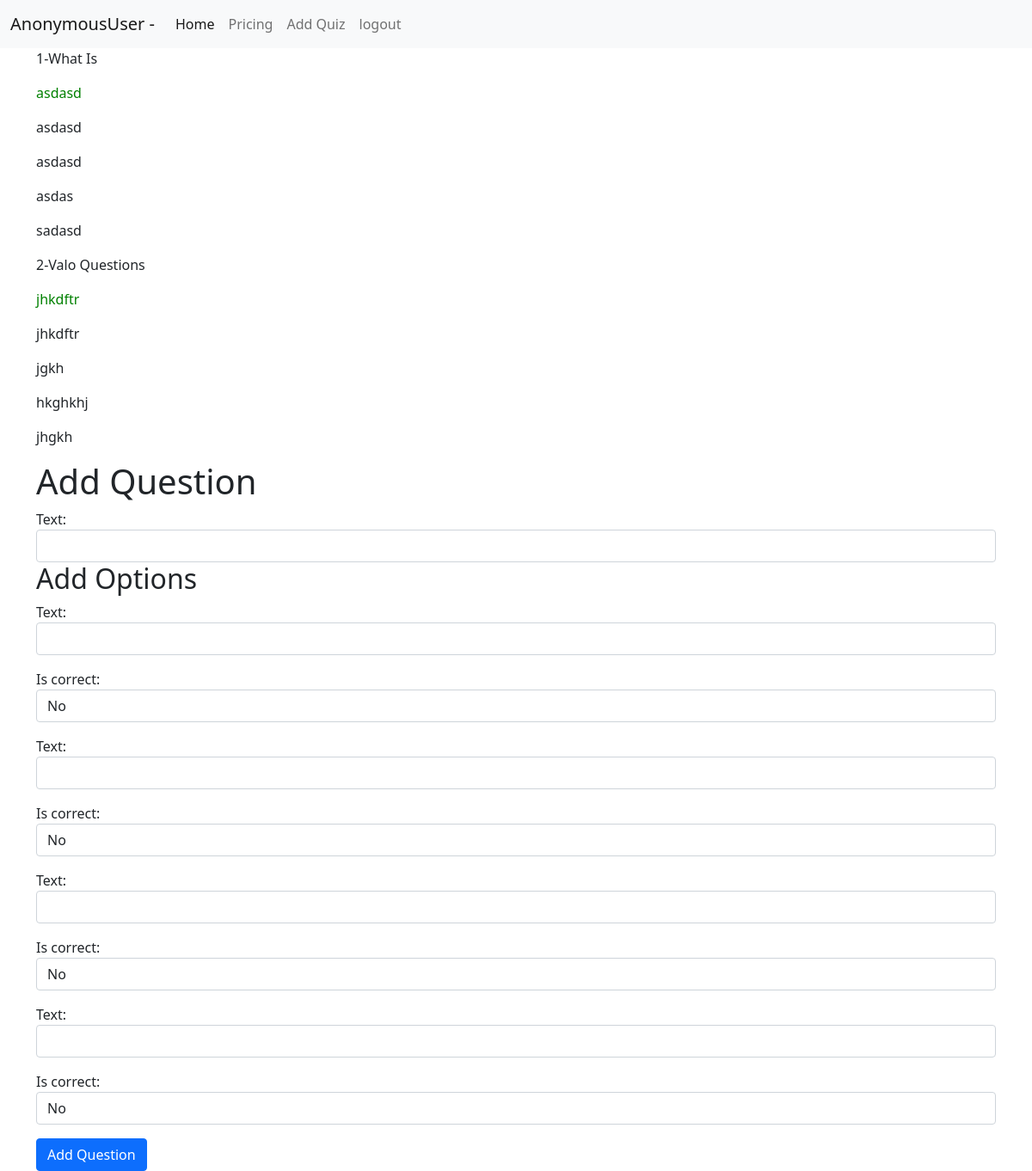
Screenshot of /addQuestion/1/ with the database file from the repository.
### quizApp/models.py (models this page shows, shortened)
class QuestionModel(models.Model):
    quiz = models.ForeignKey(QuizModel, on_delete=models.CASCADE, related_name='questions')
    text = models.CharField(max_length=30,null=True)

class OptionModel(models.Model):
    question = models.ForeignKey(QuestionModel, on_delete=models.CASCADE, related_name='options')
    text = models.CharField(max_length=30,null=True)
    is_correct = models.BooleanField(null=True , default=0)

### quizApp/views.py (the view, shortened to what this page needs)
# urls.py: path('addQuestion/<str:quiz_id>/', addQuestionPage, name='addQuestion'),
def addQuestionPage(request, quiz_id):
    quiz = QuizModel.objects.get(id=quiz_id)
    optionFormSet = inlineformset_factory(QuestionModel, OptionModel, form=OptionForm, extra=4,can_delete=False)
    question_form = QuestionForm()
    option_form = optionFormSet()
    questions = QuestionModel.objects.filter(quiz = quiz_id)
    context ={
        'question_form':question_form,
        'option_form':option_form,
        'questions': questions,
    }
    return render(request, 'pages/addQuestion.html',context)

### quizApp/forms.py
class QuestionForm(forms.ModelForm):
    class Meta:
        model = QuestionModel
        fields = '__all__'
        exclude = ['quiz']
    def __init__(self, *args, **kwargs):
        super().__init__(*args, **kwargs)
        for i_name, i in self.fields.items():
            i.widget.attrs['class']='form-control'

### quizApp/templates/pages/addQuestion.html (shortened to what this page needs)
{% extends 'base/base.html' %}
{% block body %}
{% for q in questions %}
    <p>{{forloop.counter}}-{{q.text}}</p>
    {% for o in q.options.all %}
        {% if o.is_correct == True %}
            <p style="color:green">{{o.text}}</p>
        {% endif %}
        <p>{{o.text}}</p>
    {% endfor %}
{% endfor %}
<form action="" method="post">
    <h1>Add Question</h1>
    {{question_form}}
    <h2>Add Options</h2>
    {% for options in option_form %}
      {{options.as_p}}
    {% endfor %}
    <input type="submit" class="btn btn-primary" value="Add Question">
</form>
{% endblock body %}

### rows the page displays
QuestionModel: text "What Is"
OptionModel: text "asdasd"
OptionModel: text "asdasd"
OptionModel: text "asdas"
OptionModel: text "sadasd"
QuestionModel: text "Valo Questions"
OptionModel: text "jhkdftr"
OptionModel: text "jgkh"
OptionModel: text "hkghkhj"
OptionModel: text "jhgkh"

### other values shown
{{ request.user }} "AnonymousUser"
